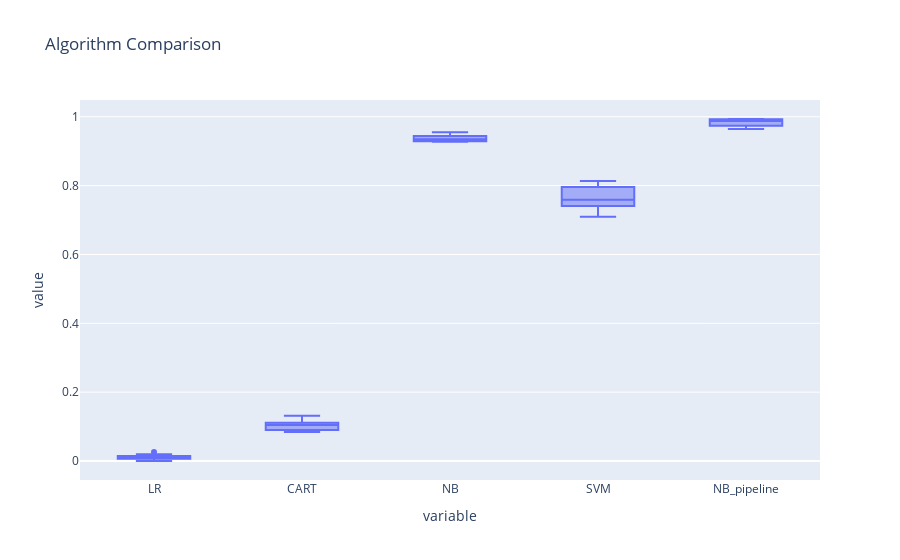

Write notebook code for a chart like this one.
### Code cell
result_df = pd.DataFrame(results, index=names).T
px.box(result_df,title = 'Algorithm Comparison')

### Figure 1 — Plotly figure (JSON) as saved in the notebook; plotly's stock layout.template omitted (floating-point values rounded to 4 significant figures)
{"data": [{"alignmentgroup": "True", "hovertemplate": "variable=%{x}<br>value=%{y}<extra></extra>", "legendgroup": "", "marker": {"color": "#636efa"}, "name": "", "notched": false, "offsetgroup": "", "orientation": "v", "showlegend": false, "type": "box", "x": ["LR", "LR", "LR", "LR", "LR", "LR", "LR", "LR", "LR", "LR", "CART", "CART", "CART", "CART", "CART", "CART", "CART", "CART", "CART", "CART", "NB", "NB", "NB", "NB", "NB", "NB", "NB", "NB", "NB", "NB", "SVM", "SVM", "SVM", "SVM", "SVM", "SVM", "SVM", "SVM", "SVM", "SVM", "NB_pipeline", "NB_pipeline", "NB_pipeline", "NB_pipeline", "NB_pipeline", "NB_pipeline", "NB_pipeline", "NB_pipeline", "NB_pipeline", "NB_pipeline"], "x0": " ", "xaxis": "x", "y": [0, 0.006211, 0.007042, 0.01418, 0.007519, 0.0117, 0.007463, 0.01974, 0.02632, 0.006024, 0.1161, 0.1056, 0.08451, 0.08511, 0.09023, 0.1111, 0.1045, 0.1053, 0.1316, 0.09639, 0.9484, 0.9441, 0.9437, 0.9291, 0.9549, 0.9357, 0.9328, 0.9342, 0.9276, 0.9277, 0.7548, 0.7578, 0.7958, 0.7092, 0.7143, 0.7602, 0.8134, 0.8092, 0.7763, 0.741, 0.9935, 0.9876, 0.993, 0.9645, 0.9925, 0.9825, 0.9701, 0.9737, 0.9934, 0.988], "y0": " ", "yaxis": "y"}], "layout": {"boxmode": "group", "legend": {"tracegroupgap": 0}, "title": {"text": "Algorithm Comparison"}, "xaxis": {"anchor": "y", "domain": [0, 1], "title": {"text": "variable"}}, "yaxis": {"anchor": "x", "domain": [0, 1], "title": {"text": "value"}}}}
